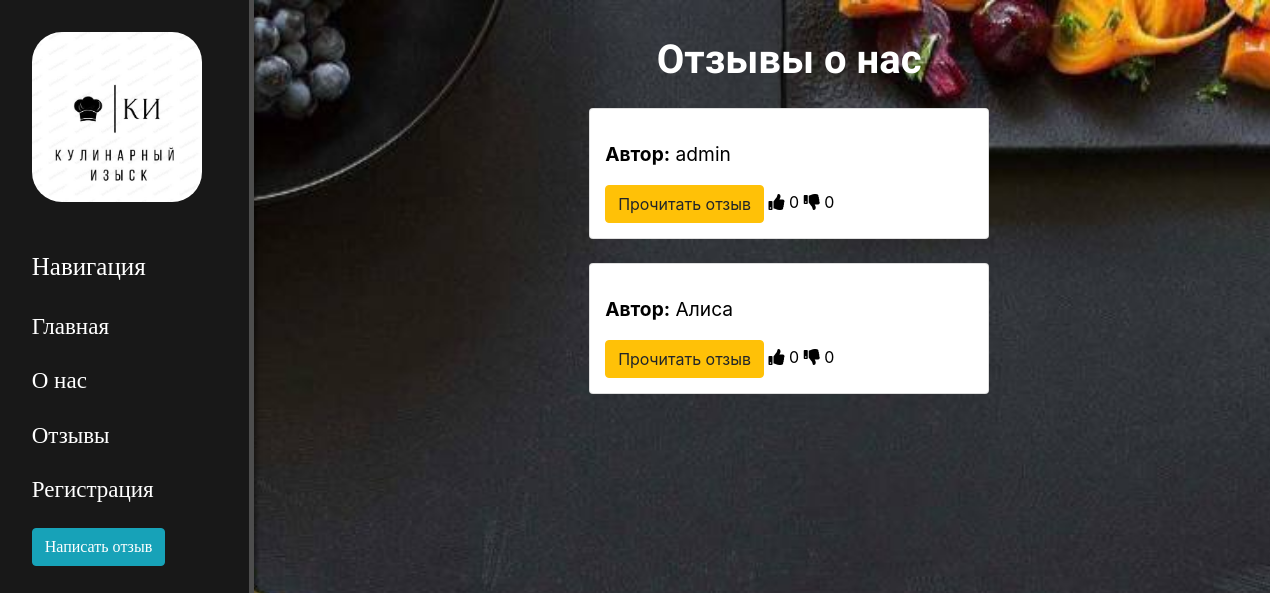
Page /news/ on the committed database.
### news/models.py (models this page shows, shortened)
class Articles(models.Model):
    title = models.CharField('Заголовок', max_length=50)
    full_text = models.TextField('Отзыв')
    date = models.DateTimeField('Дата публикации')
    author = models.ForeignKey(User, on_delete=models.CASCADE)
    class Meta:
        verbose_name = 'Отзыв'
        verbose_name_plural = 'Отзывы'

### news/views.py (the view)
# urls.py: path('', views.news_home, name="news_home"),
def news_home(request):
    news = Articles.objects.order_by('-date')
    for article in news:
        article.likes_count = article.like_set.filter(is_like=True).count()
        article.dislikes_count = article.like_set.filter(is_like=False).count()
        if request.user.is_authenticated:
            article.user_like = article.like_set.filter(user=request.user, is_like=True).exists()
            article.user_dislike = article.like_set.filter(user=request.user, is_like=False).exists()
    return render(request, 'news/news_home.html', {'news': news})

### news/templates/news/news_home.html (shortened to what this page needs)
{% extends 'main/layout.html' %}
{% block content %}
{% load static %}
<link rel="stylesheet" href="{% static 'news/css/news_home.css' %}">
<link rel="stylesheet" href="https://cdnjs.cloudflare.com/ajax/libs/font-awesome/5.15.3/css/all.min.css">
<div class="container-fluid">
    <div class="row">
        <div class="col-md-10 content-container">
            <div class="container mt-3">
                <h1 class="text-center mb-4 google-font">Отзывы о нас</h1>
                {% if news %}
                    {% for el in news %}
                        <div class="card mb-4 review-card">
                            <div class="card-body">
                                <p class="card-text"><strong>Автор:</strong> {{ el.author.username }}</p>
                                <a href="{% url 'news-detail' el.id %}" class="btn btn-warning">Прочитать отзыв</a>
                                <span class="like-icon" data-article-id="{{ el.id }}">
                                    <i class="fas fa-thumbs-up {% if el.user_like %}text-primary{% endif %}"></i> <span class="likes-count">{{ el.likes_count }}</span>
                                </span>
                                <span class="dislike-icon" data-article-id="{{ el.id }}">
                                    <i class="fas fa-thumbs-down {% if el.user_dislike %}text-danger{% endif %}"></i> <span class="dislikes-count">{{ el.dislikes_count }}</span>
                                </span>
                            </div>
                        </div>
                    {% endfor %}
                {% else %}
                    <div class="alert alert-info text-center" role="alert">
                        У вас нет записей!
                    </div>
                {% endif %}
            </div>
        </div>
    </div>
</div>
{% endblock %}

### main/static/main/css/main.css (style rules this page uses)
body { background: black; }
.content-container { margin-left: 260px; padding-top: 20px; }
.review-card { max-width: 400px; margin: 0 auto; margin-bottom: 20px; }
.card-body { padding: 15px; }
.card-text { font-size: 1.2rem; }
.btn-warning { font-size: 1rem; }
.text-center { color: white; }

### news/static/news/css/news_home.css (style rules this page uses)
body { background-image: url(../images/background.jfif); background-size: cover; background-position: center; background-repeat: no-repeat; background-attachment: fixed; color: #ffffff; }
.card-body { padding: 15px; color: black; }
.like-icon i, .dislike-icon i { cursor: pointer; }
.google-font { font-family: 'Comfortaa', sans-serif; font-weight: 700; }

### rows in the picture
Articles: author.username "admin", likes_count "0", dislikes_count "0"
Articles: author.username "Алиса", likes_count "0", dislikes_count "0"
